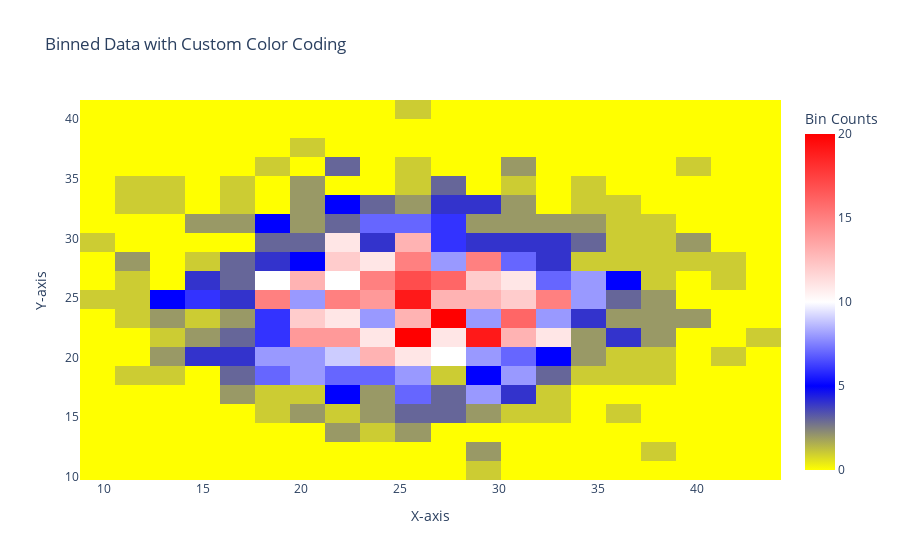

Source (notebook cell):
### Code cell
import numpy as np
import plotly.graph_objects as go
import plotly.io as pio

# Generate example data for demonstration
np.random.seed(42)
x = np.random.normal(25, 5, 1000)
np.random.seed(39)
y = np.random.normal(25, 5, 1000)

# Define minimum and maximum counts for color coding
min_count = 10
max_count = 30

# Set up bins and compute histogram
bins = 20
H, xedges, yedges = np.histogram2d(x, y, bins=bins)

# Define color mapping based on bin counts
color_map = np.zeros_like(H, dtype='<U6')  # Initialize empty color map array

# Apply color coding conditions
color_map[H == 0] = 'yellow'       # Zero count bins
color_map[(H > 0) & (H < min_count)] = 'blue'   # Counts lower than min_count but greater than zero
color_map[(H >= min_count) & (H <= max_count)] = 'white'  # Counts within the acceptable range
color_map[H > max_count] = 'red'   # Counts higher than max_count

# Set up the Plotly heatmap plot
fig = go.Figure()

# Add the heatmap with the custom color scale
fig.add_trace(go.Heatmap(
    z=H,
    x=xedges,
    y=yedges,
    colorscale=[
        [0, 'yellow'],  # Yellow for zero counts
        [0.25, 'blue'], # Blue for low counts
        [0.5, 'white'], # White for acceptable counts
        [1, 'red']      # Red for high counts
    ],
    showscale=True,  # Show color scale for reference
    colorbar=dict(title="Bin Counts")
))

# Configure layout
fig.update_layout(
    title="Binned Data with Custom Color Coding",
    xaxis_title="X-axis",
    yaxis_title="Y-axis"
)

# Display the plot in an adaptive environment
pio.show(fig)

### Figure 1 — Plotly figure (JSON) as saved in the notebook; plotly's stock layout.template omitted (floating-point values rounded to 4 significant figures; data arrays with more than 128 entries replaced by an {"elided": "..."} marker saying what was removed)
{"data": [{"colorbar": {"title": {"text": "Bin Counts"}}, "colorscale": [[0, "yellow"], [0.25, "blue"], [0.5, "white"], [1, "red"]], "showscale": true, "type": "heatmap", "x": [8.794, 10.57, 12.34, 14.11, 15.89, 17.66, 19.43, 21.21, 22.98, 24.76, 26.53, 28.3, 30.08, 31.85, 33.62, 35.4, 37.17, 38.94, 40.72, 42.49, 44.26], "y": [9.727, 11.32, 12.92, 14.51, 16.1, 17.7, 19.29, 20.89, 22.48, 24.08, 25.67, 27.27, 28.86, 30.46, 32.05, 33.64, 35.24, 36.83, 38.43, 40.02, 41.62], "z": {"elided": "20x20 int values"}}], "layout": {"title": {"text": "Binned Data with Custom Color Coding"}, "xaxis": {"title": {"text": "X-axis"}}, "yaxis": {"title": {"text": "Y-axis"}}}}
